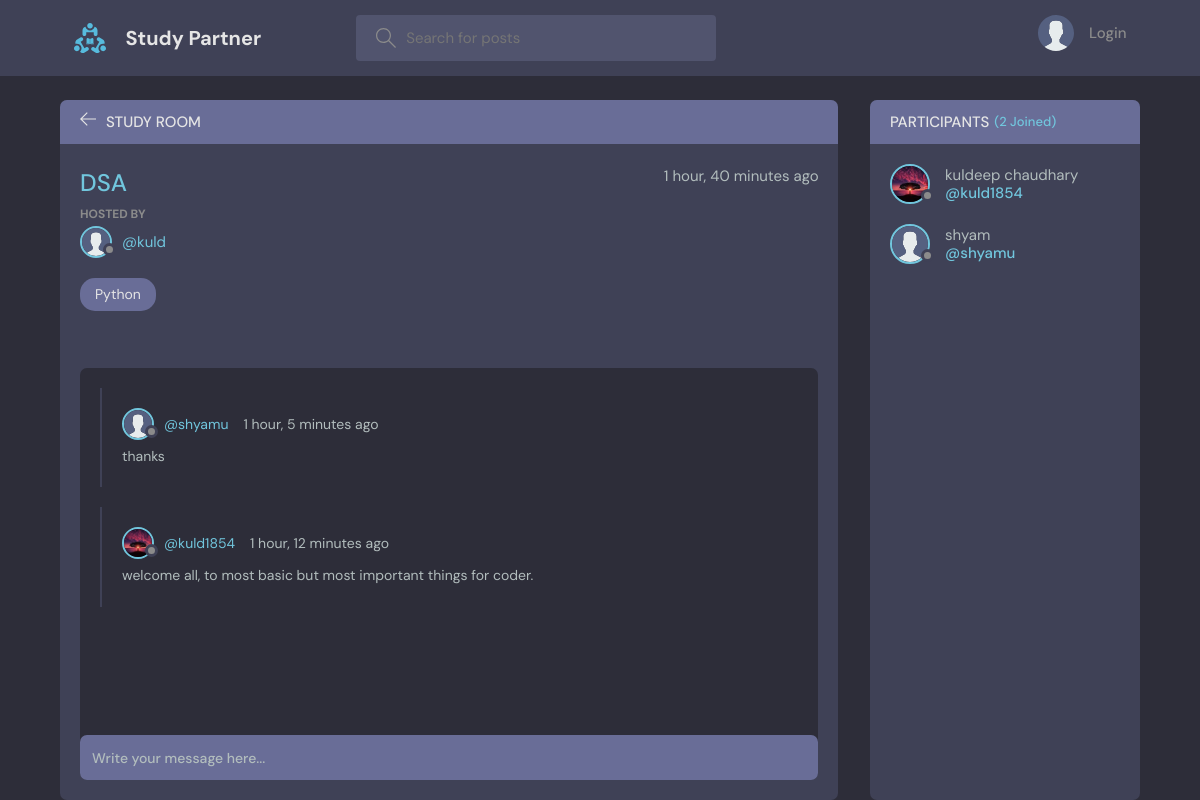
Screenshot of /room/22/ with the database file from the repository.
### base/models.py (models this page shows, shortened)
class Room(models.Model):
    host = models.ForeignKey(User, on_delete=models.SET_NULL, null=True)
    topic = models.ForeignKey(Topic, on_delete=models.SET_NULL, null=True)
    name = models.CharField(max_length=200)
    description = models.TextField(null=True, blank=True)
    participants = models.ManyToManyField(
        User, related_name='participants', blank=True)
    updated = models.DateTimeField(auto_now=True)
    created = models.DateTimeField(auto_now_add=True)
    class Meta:
        ordering = ['-updated', '-created']

class User(AbstractUser):
    name = models.CharField(max_length=200, null=True)
    email = models.EmailField(unique=True, null=True)
    bio = models.TextField(null=True)
    avatar = models.ImageField(null=True, default="avatar.svg")
    USERNAME_FIELD = 'email'
    REQUIRED_FIELDS = []

class Topic(models.Model):
    name = models.CharField(max_length=200)
    def __str__(self):
        return self.name

class Message(models.Model):
    user = models.ForeignKey(User, on_delete=models.CASCADE)
    room = models.ForeignKey(Room, on_delete=models.CASCADE)
    body = models.TextField()
    updated = models.DateTimeField(auto_now=True)
    created = models.DateTimeField(auto_now_add=True)
    class Meta:
        ordering = ['-updated', '-created']

### base/views.py (the view, shortened to what this page needs)
# urls.py: path('room/<str:pk>/', views.room, name="room"),
def room(request, pk):
    room = Room.objects.get(id=pk)
    room_messages = room.message_set.all()
    participants = room.participants.all()
    context = {'room': room, 'room_messages': room_messages,
               'participants': participants}
    return render(request, 'base/room.html', context)

### base/templates/base/room.html (shortened to what this page needs)
{% extends 'main.html' %}
{% block content %}
<main class="profile-page layout layout--2">
  <div class="container">
    <div class="room">
      <div class="room__top">
        <div class="room__topLeft">
          <a href="{% url 'home' %}">
            <svg version="1.1" xmlns="http://www.w3.org/2000/svg" width="32" height="32" viewBox="0 0 32 32">
              <title>arrow-left</title>
              <path
                d="M13.723 2.286l-13.723 13.714 13.719 13.714 1.616-1.611-10.96-10.96h27.625v-2.286h-27.625l10.965-10.965-1.616-1.607z">
              </path>
            </svg>
          </a>
          <h3>Study Room</h3>
        </div>
      </div>
      <div class="room__box scroll">
        <div class="room__header scroll">
          <div class="room__info">
            <h3>{{room.name}}</h3>
            <span>{{room.created|timesince}} ago</span>
          </div>
          <div class="room__hosted">
            <p>Hosted By</p>
            <a href="{% url 'user-profile' room.host.id %}" class="room__author">
              <div class="avatar avatar--small">
                <img src="{{room.host.avatar.url}}" />
              </div>
              <span>@{{room.host.username}}</span>
            </a>
          </div>
          <span class="room__topics">{{room.topic}}</span>
        </div>
        <div class="room__conversation">
          <div class="threads scroll">
            {% for message in room_messages %}
            <div class="thread">
              <div class="thread__top">
                <div class="thread__author">
                  <a href="{% url 'user-profile' message.user.id %}" class="thread__authorInfo">
                    <div class="avatar avatar--small">
                      <img src="{{message.user.avatar.url}}" />
                    </div>
                    <span>@{{message.user.username}}</span>
                  </a>
                  <span class="thread__date">{{message.created|timesince}} ago</span>
                </div>
              </div>
              <div class="thread__details">
                {{message.body}}
              </div>
            </div>
            {% endfor %}
          </div>
        </div>
      </div>
      <div class="room__message">
        <form action="" method="POST">
          <input name="body" placeholder="Write your message here..." />
        </form>
      </div>
    </div>
    <div class="participants">
      <h3 class="participants__top">Participants <span>({{participants.count}} Joined)</span></h3>
      <div class="participants__list scroll">
        {% for user in participants %}
        <a href="{%  url 'user-profile' user.id %}" class="participant">
          <div class="avatar avatar--medium">
            <img src="{{user.avatar.url}}" />
          </div>
          <p>
            {{user.name}}
            <span>@{{user.username}}</span>
          </p>
        </a>
        {% endfor %}
      </div>
    </div>
  </div>
</main>
{% endblock content %}

### rows the page displays
Room: name "DSA", created "1 hour, 40 minutes", host.avatar (placeholder picture), host.username "kuld", topic "Python"
Message: user.avatar (placeholder picture), user.username "shyamu", created "1 hour, 5 minutes", body "thanks"
Message: user.avatar (picture), user.username "kuld1854", created "1 hour, 12 minutes", body "welcome all, to most basic but most important things for coder."
User: avatar (picture), name "kuldeep chaudhary", username "kuld1854"
User: avatar (placeholder picture), name "shyam", username "shyamu"

### other values shown
{{ participants.count }} "2"
